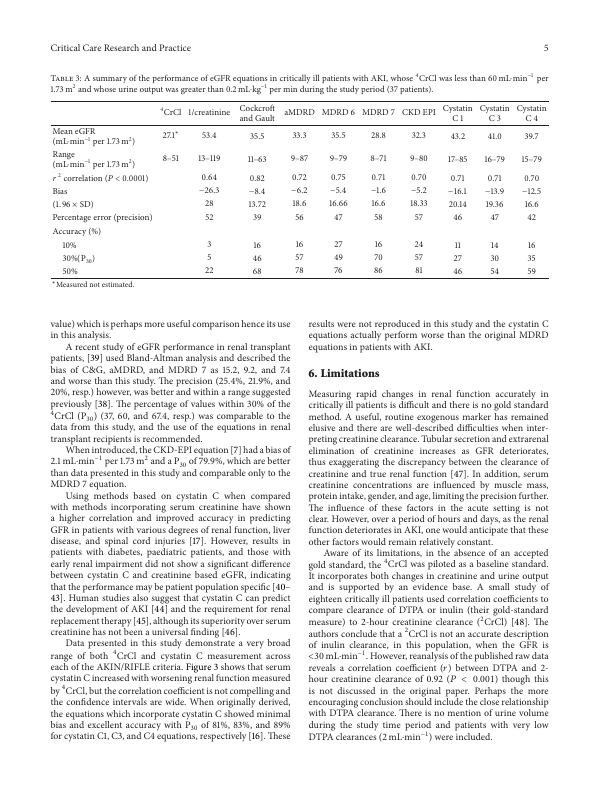
#> input picture dit/object_detection/publaynet_example.jpeg, 601 x 792 px
$ python -i randaug.py   (imports and definitions only)
#> lines starting #> are read from the running program, lines starting #| are printed output that depends on the picture
#> further down, picture is the input picture: shape (792, 601, 3); mean B, G, R 240.3, 240.3, 240.4
import cv2
import numpy as np


## aug functions
def identity_func(img):
    return img


# [31 lines left out: function autocontrast_func, not called in this run]


def equalize_func(img):
    '''
        same output as PIL.ImageOps.equalize
        PIL's implementation is different from cv2.equalize
    '''
    n_bins = 256

    def tune_channel(ch):
        hist = cv2.calcHist([ch], [0], None, [n_bins], [0, n_bins])
#> hist = 256 values, max 384486 at index 255, min 0 at index 0, mean 1859.3
        non_zero_hist = hist[hist != 0].reshape(-1)
#> non_zero_hist = 235 values, max 384486 at index 234, min 1 at index 0, mean 2025.5
        step = np.sum(non_zero_hist[:-1]) // (n_bins - 1)
#> step = 358
        if step == 0: return ch
        n = np.empty_like(hist)
        n[0] = step // 2
        n[1:] = hist[:-1]
        table = (np.cumsum(n) // step).clip(0, 255).astype(np.uint8)
#> table = 256 values from 0 to 255
        return table[ch]
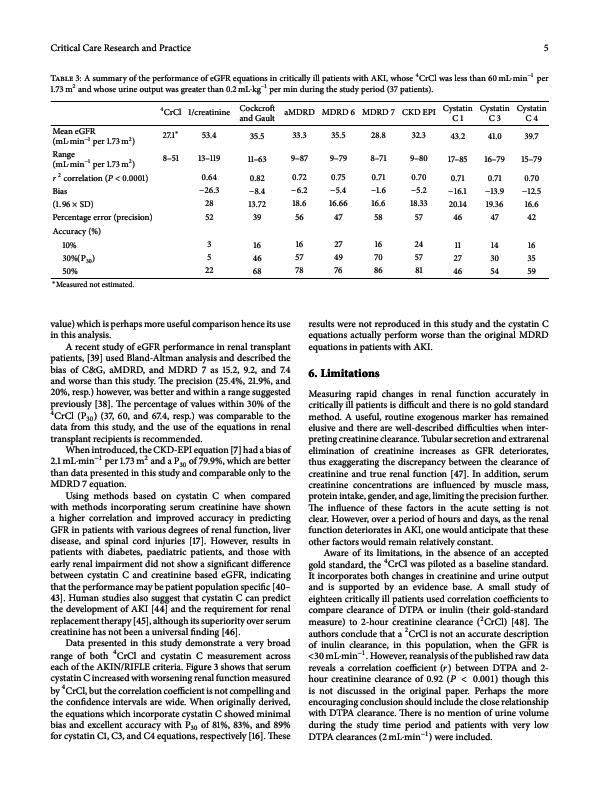
#> returned value: shape (792, 601); min 0, max 255, mean 230.2

    channels = [tune_channel(ch) for ch in cv2.split(img)]
#> channels = 3 items
    out = cv2.merge(channels)
    return out


# [139 lines left out: functions rotate_func, solarize_func, color_func, contrast_func, brightness_func, sharpness_func and 6 more, not called in this run]


### level to args
def enhance_level_to_args(MAX_LEVEL):
    def level_to_args(level):
        return ((level / MAX_LEVEL) * 1.8 + 0.1,)
    return level_to_args


def shear_level_to_args(MAX_LEVEL, replace_value):
    # [4 lines left out: function level_to_args, not called in this run]

    return level_to_args


def translate_level_to_args(translate_const, MAX_LEVEL, replace_value):
    # [4 lines left out: function level_to_args, not called in this run]

    return level_to_args


# [6 lines left out: function cutout_level_to_args, not called in this run]


def solarize_level_to_args(MAX_LEVEL):
    def level_to_args(level):
        level = int((level / MAX_LEVEL) * 256)
        return (level, )
    return level_to_args


def none_level_to_args(level):
    return ()


def posterize_level_to_args(MAX_LEVEL):
    def level_to_args(level):
        level = int((level / MAX_LEVEL) * 4)
        return (level, )
    return level_to_args


def rotate_level_to_args(MAX_LEVEL, replace_value):
    # [5 lines left out: function level_to_args, not called in this run]

    return level_to_args


func_dict = {
    'Identity': identity_func,
    'AutoContrast': autocontrast_func,
    'Equalize': equalize_func,
    'Rotate': rotate_func,
    'Solarize': solarize_func,
    'Color': color_func,
    'Contrast': contrast_func,
    'Brightness': brightness_func,
    'Sharpness': sharpness_func,
    'ShearX': shear_x_func,
    'TranslateX': translate_x_func,
    'TranslateY': translate_y_func,
    'Posterize': posterize_func,
    'ShearY': shear_y_func,
}

translate_const = 10
MAX_LEVEL = 10
replace_value = (128, 128, 128)
arg_dict = {
    'Identity': none_level_to_args,
    'AutoContrast': none_level_to_args,
    'Equalize': none_level_to_args,
    'Rotate': rotate_level_to_args(MAX_LEVEL, replace_value),
    'Solarize': solarize_level_to_args(MAX_LEVEL),
    'Color': enhance_level_to_args(MAX_LEVEL),
    'Contrast': enhance_level_to_args(MAX_LEVEL),
    'Brightness': enhance_level_to_args(MAX_LEVEL),
    'Sharpness': enhance_level_to_args(MAX_LEVEL),
    'ShearX': shear_level_to_args(MAX_LEVEL, replace_value),
    'TranslateX': translate_level_to_args(
        translate_const, MAX_LEVEL, replace_value
    ),
    'TranslateY': translate_level_to_args(
        translate_const, MAX_LEVEL, replace_value
    ),
    'Posterize': posterize_level_to_args(MAX_LEVEL),
    'ShearY': shear_level_to_args(MAX_LEVEL, replace_value),
}


class RandomAugment(object):

    # [8 lines left out: function __init__, not called in this run]

    def get_random_ops(self):
        sampled_ops = np.random.choice(self.augs, self.N)
        return [(op, 0.5, self.M) for op in sampled_ops]

    # [10 lines left out: function __call__, not called in this run]


# [4 lines not run here, left out]

>>> import cv2
>>> picture = cv2.imread('../dit/object_detection/publaynet_example.jpeg')
>>> result = equalize_func(picture)
